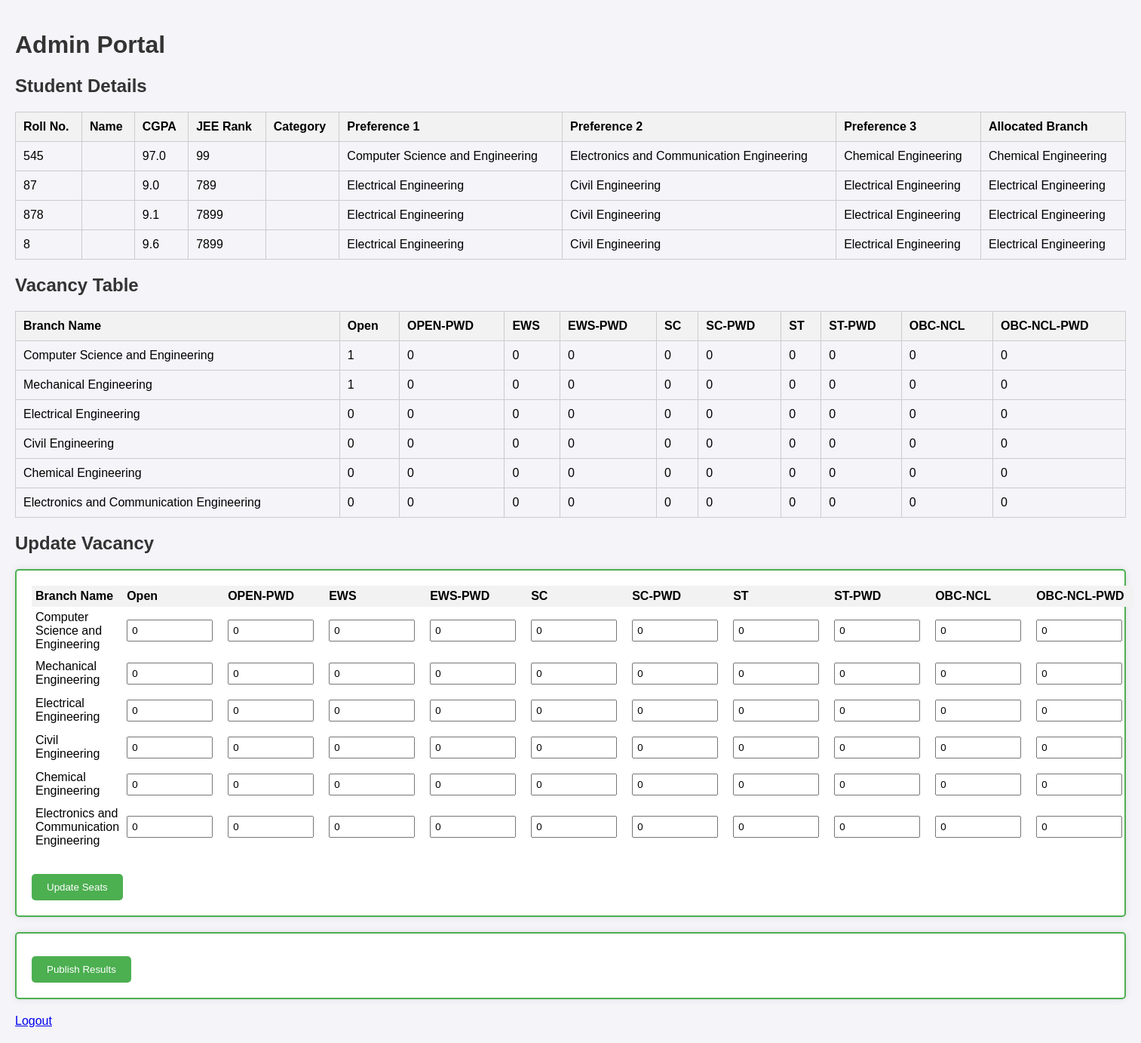
The page /admin_portal/ (signed in) on the database as committed earlier.
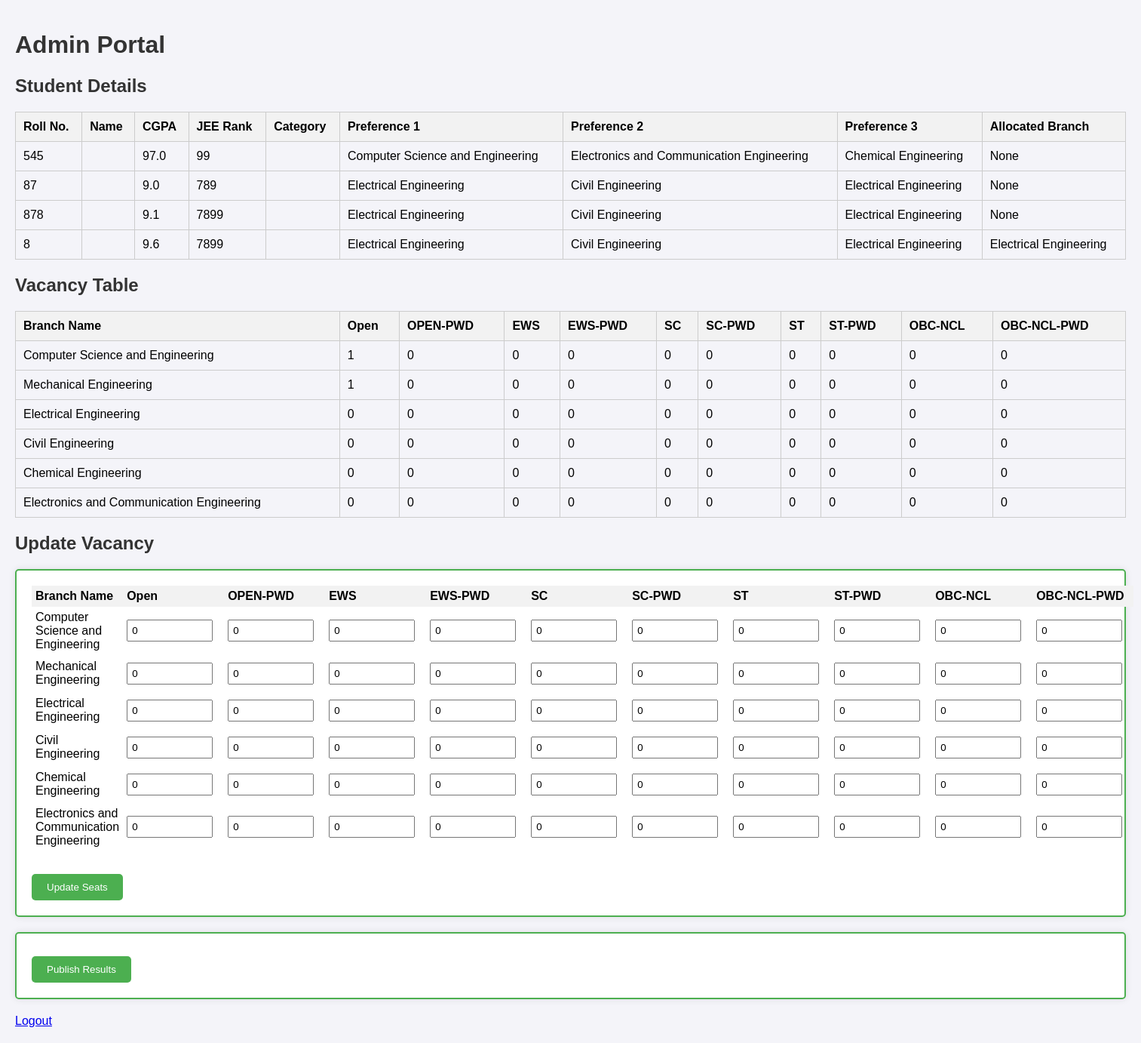
The same page on the database as committed later.
### core/models.py (models this page shows)
class Student(models.Model):
    roll_no = models.CharField(max_length=20, unique=True)
    cgpa = models.FloatField()
    email=models.CharField(max_length=50,default='')
    jee_rank = models.IntegerField()
    category = models.CharField(max_length=50)
    preference1 = models.CharField(max_length=50, choices=BRANCH_CHOICES, blank=True, null=True)
    preference2 = models.CharField(max_length=50, choices=BRANCH_CHOICES, blank=True, null=True)
    preference3 = models.CharField(max_length=50, choices=BRANCH_CHOICES, blank=True, null=True)
    allocated_branch = models.CharField(max_length=50, choices=BRANCH_CHOICES, blank=True, null=True)

### core/views.py (the view, shortened to what this page needs)
# urls.py: path('admin_portal/', admin_portal, name='admin_portal'),
@login_required
def admin_portal(request):
    students = Student.objects.all()
    vacancies = Vacancy.objects.all()
    return render(request, 'admin_portal.html', {
        'students': students, 'vacancies': vacancies
    })

### templates/admin_portal.html (shortened to what the changed rows need)
{% load static %}
<!DOCTYPE html>
<html lang="en">
<head>
  <link rel="stylesheet" href="{% static 'styles.css' %}">
</head>
<body>
  <h1>Admin Portal</h1>
  <h2>Student Details</h2>
  <table id="studentTable">
    <thead>
      <tr>
        <th>Roll No.</th>
        <th>Name</th>
        <th>CGPA</th>
        <th>JEE Rank</th>
        <th>Category</th>
        <th>Preference 1</th>
        <th>Preference 2</th>
        <th>Preference 3</th>
        <th>Allocated Branch</th>
      </tr>
    </thead>
    <tbody>
      {% for student in students %}
      <tr>
        <td>{{ student.roll_no }}</td>
        <td>{{ student.email }}</td>
        <td>{{ student.cgpa }}</td>
        <td>{{ student.jee_rank }}</td>
        <td>{{ student.get_category_display }}</td>
        <td>{{ student.get_preference1_display }}</td>
        <td>{{ student.get_preference2_display }}</td>
        <td>{{ student.get_preference3_display }}</td>
        <td>{{ student.get_allocated_branch_display }}</td>
      </tr>
      {% endfor %}
    </tbody>
  </table>
  <h2>Vacancy Table</h2>
  <table id="vacancyTable">
    <thead>
      <tr>
        <th>Branch Name</th>
        <th>Open</th>
        <th>OPEN-PWD</th>
        <th>EWS</th>
        <th>EWS-PWD</th>
        <th>SC</th>
        <th>SC-PWD</th>
        <th>ST</th>
        <th>ST-PWD</th>
        <th>OBC-NCL</th>
        <th>OBC-NCL-PWD</th>
      </tr>
    </thead>
  </table>
  <h2>Update Vacancy</h2>
  <form method="post" action="{% url 'update_vacancy' %}" class="update-form">
    <table id="updateVacancyTable">
      <thead>
        <tr>
          <th>Branch Name</th>
          <th>Open</th>
          <th>OPEN-PWD</th>
          <th>EWS</th>
          <th>EWS-PWD</th>
          <th>SC</th>
          <th>SC-PWD</th>
          <th>ST</th>
          <th>ST-PWD</th>
          <th>OBC-NCL</th>
          <th>OBC-NCL-PWD</th>
        </tr>
      </thead>
    </table>
  </form>
</body>
</html>

Rows that differ between the two databases and show on the page:
changed Student "Computer Science and Engineering": allocated_branch "Chemical Engineering" → "None"
changed Student (number 2 of 4 on the later page): allocated_branch "Electrical Engineering" → "None"
changed Student (number 3 of 4 on the later page): allocated_branch "Electrical Engineering" → "None"
